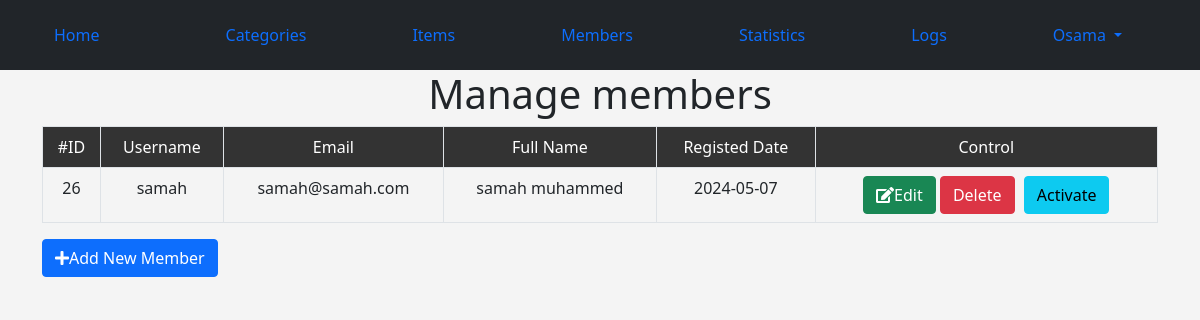
The app's page /admin-control/members.php?do=Manage&page=pending (signed in) with its own data.
### tables this page shows
CREATE TABLE `users` (
  `UserID` int NOT NULL COMMENT 'To identify user',
  `Username` varchar(255) NOT NULL COMMENT 'Username To Login',
  `Password` varchar(255) NOT NULL COMMENT 'Password To Login',
  `Email` varchar(255) NOT NULL,
  `FullName` varchar(255) NOT NULL,
  `GroupID` int NOT NULL DEFAULT '0' COMMENT 'identify User Group',
  `TrustStatus` int NOT NULL DEFAULT '0' COMMENT 'Seller Rank',
  `RegStatus` int NOT NULL DEFAULT '0' COMMENT 'User Approval',
  `Date` date DEFAULT NULL
);

### admin-control/members.php (the view, shortened to what this page needs)
<?php
 if (isset($_SESSION['Username'])){
            include 'init.php';
            $do = isset($_GET['do']) ? $_GET['do'] : 'Manage';
            if($do == 'Manage'){
               $query = '';
               if(isset($_GET['page']) && $_GET['page'] == 'pending'){
                    $query = 'AND RegStatus = 0';
               }
               $stmt = $con->prepare("SELECT * FROM users WHERE GroupID != 1 $query");
               $stmt ->execute();
               $rows =$stmt->fetchAll();
            ?>
                     <h1 class = "text-center  "> Manage members</h1>
                     <div class="container">
                                <div class="table-responsive">
                                      <table class=" main-table text-center  table table-bordered">
                                        <tr class="bg-secondary text-light">
                                             <td>#ID</td>
                                             <td>Username</td>
                                             <td>Email</td>
                                             <td>Full Name</td>
                                             <td>Registed Date</td>
                                             <td>Control</td>
                                        </tr>
                                        <?php
                                            foreach($rows as $row){
                                             echo "<tr>";
                                                  echo "<td>" . $row['UserID'] . "</td>";
                                                  echo "<td>" . $row['Username'] . "</td>";
                                                  echo "<td>" . $row['Email'] . "</td>";
                                                  echo "<td>" . $row['FullName'] . "</td>";
                                                  echo "<td>" . $row['Date'] . "</td>";
                                                  echo "<td>
                                                       <a href='members.php?do=Edit&userid= " .$row['UserID'] ." 'class='btn btn-success'><i class='fa fa-edit'></i>Edit</a>
                                                       <a href= 'members.php?do=Delete&userid= " .$row['UserID']. " 'class='btn btn-danger confirm'><i class='fa fa-close'></i>Delete</a>";
                                                       if($row['RegStatus'] == 0){
                                                             echo" <a href= 'members.php?do=Activate&userid= " .$row['UserID']. " 'class='btn btn-info activate '><i class='fa fa-close'></i>Activate</a>";
                                                       }
                                                   echo "</td>";
                                             echo "</tr>";
                                            }
                                        ?>
                                      </table>
                              </div>
                              <a href="members.php?do=Add" class ="btn btn-primary"> <i class ="fa fa-plus"></i>Add New Member</a>
                     </div>
      <?php
          }
          include $tpl . 'footer.php';
     }else {
          header("Location: index.php");
    exit();
}

### admin-control/layout/css/backend.css (style rules this page uses)
body { background-color: #f4f4f4; font-size: 16px; }
.activate { margin-left: 5px; }
.main-table tr:first-child td { background-color: #333; color: #FFF; }

### records on screen
users: UserID "26", Username "samah", Email "samah@samah.com", FullName "samah muhammed", Date "2024-05-07"

### other values on screen
lang ('HOME_ADMIN') "Home"
lang ('CATEGORIES') "Categories"
lang ('ITEMS') "Items"
lang ('MEMBERS') "Members"
lang ('STATISTICS') "Statistics"
lang ('LOGS') "Logs"
